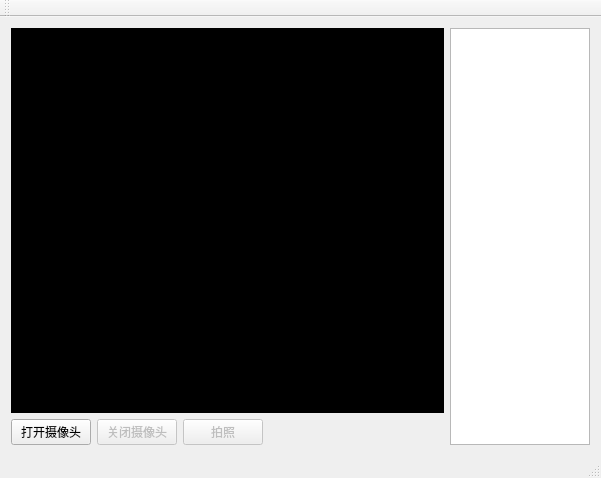
<?xml version="1.0" encoding="UTF-8"?>
<ui version="4.0">
 <class>MainWindow</class>
 <widget class="QMainWindow" name="MainWindow">
  <property name="geometry">
   <rect>
    <x>0</x>
    <y>0</y>
    <width>601</width>
    <height>478</height>
   </rect>
  </property>
  <property name="windowTitle">
   <string>MainWindow</string>
  </property>
  <widget class="QWidget" name="centralWidget">
   <layout class="QGridLayout" name="gridLayout_2">
    <item row="0" column="0">
     <layout class="QGridLayout" name="gridLayout">
      <item row="0" column="0">
       <widget class="QLabel" name="camViewer">
        <property name="sizePolicy">
         <sizepolicy hsizetype="Expanding" vsizetype="Expanding">
          <horstretch>0</horstretch>
          <verstretch>0</verstretch>
         </sizepolicy>
        </property>
        <property name="minimumSize">
         <size>
          <width>0</width>
          <height>0</height>
         </size>
        </property>
        <property name="styleSheet">
         <string notr="true">background-color: rgb(0, 0, 0);</string>
        </property>
        <property name="text">
         <string/>
        </property>
       </widget>
      </item>
      <item row="1" column="0">
       <layout class="QHBoxLayout" name="horizontalLayout">
        <property name="sizeConstraint">
         <enum>QLayout::SetMinimumSize</enum>
        </property>
        <property name="bottomMargin">
         <number>0</number>
        </property>
        <item>
         <widget class="QPushButton" name="openCamBtn">
          <property name="text">
           <string>打开摄像头</string>
          </property>
         </widget>
        </item>
        <item>
         <widget class="QPushButton" name="closeCamBtn">
          <property name="enabled">
           <bool>false</bool>
          </property>
          <property name="text">
           <string>关闭摄像头</string>
          </property>
         </widget>
        </item>
        <item>
         <widget class="QPushButton" name="takePhotoBtn">
          <property name="enabled">
           <bool>false</bool>
          </property>
          <property name="text">
           <string>拍照</string>
          </property>
         </widget>
        </item>
        <item>
         <spacer name="horizontalSpacer">
          <property name="orientation">
           <enum>Qt::Horizontal</enum>
          </property>
          <property name="sizeHint" stdset="0">
           <size>
            <width>40</width>
            <height>20</height>
           </size>
          </property>
         </spacer>
        </item>
       </layout>
      </item>
     </layout>
    </item>
    <item row="0" column="1">
     <widget class="QListWidget" name="photoList">
      <property name="sizePolicy">
       <sizepolicy hsizetype="Preferred" vsizetype="Preferred">
        <horstretch>0</horstretch>
        <verstretch>0</verstretch>
       </sizepolicy>
      </property>
      <property name="minimumSize">
       <size>
        <width>140</width>
        <height>0</height>
       </size>
      </property>
      <property name="maximumSize">
       <size>
        <width>120</width>
        <height>16777215</height>
       </size>
      </property>
     </widget>
    </item>
   </layout>
  </widget>
  <widget class="QMenuBar" name="menuBar">
   <property name="geometry">
    <rect>
     <x>0</x>
     <y>0</y>
     <width>601</width>
     <height>23</height>
    </rect>
   </property>
  </widget>
  <widget class="QToolBar" name="mainToolBar">
   <attribute name="toolBarArea">
    <enum>TopToolBarArea</enum>
   </attribute>
   <attribute name="toolBarBreak">
    <bool>false</bool>
   </attribute>
  </widget>
  <widget class="QStatusBar" name="statusBar"/>
 </widget>
 <layoutdefault spacing="6" margin="11"/>
 <resources/>
 <connections/>
</ui>
